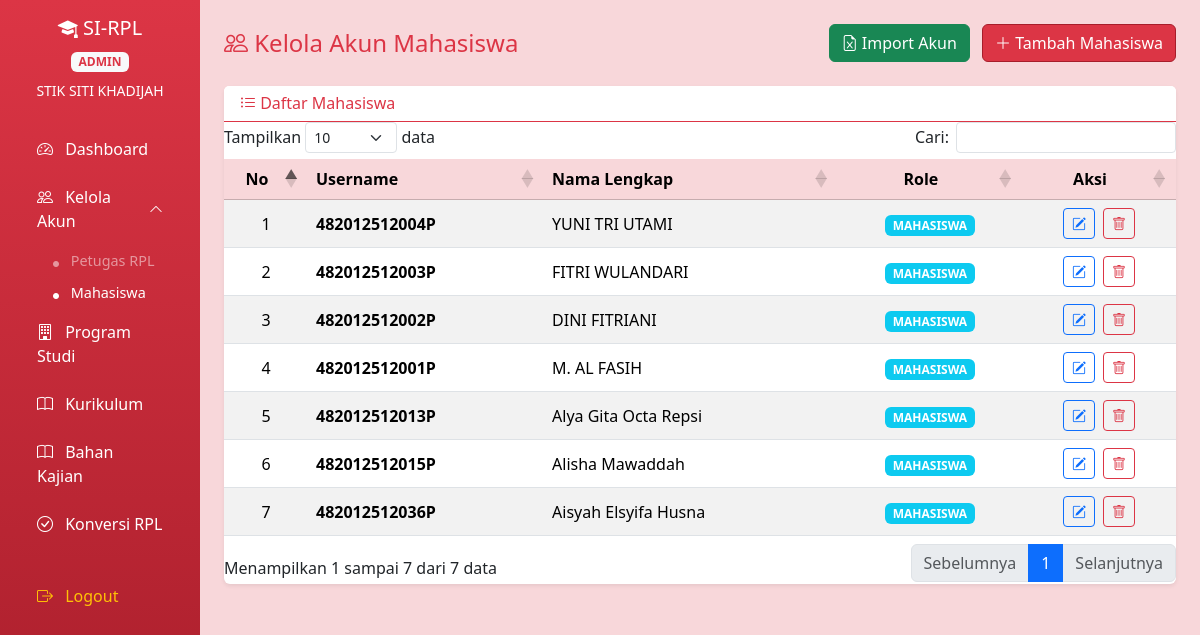
The page /dashboard.php?page=admin/kelola_akun&role=mahasiswa (signed in) on the database its author committed.
### tables this page shows
CREATE TABLE `users` (
  `id` int(11) NOT NULL,
  `username` varchar(50) NOT NULL,
  `password` varchar(255) NOT NULL,
  `role` enum('admin','rpl','mahasiswa') NOT NULL,
  `nama_lengkap` varchar(100) DEFAULT NULL,
  `created_at` timestamp NOT NULL DEFAULT current_timestamp()
);

### pages/admin/kelola_akun.php (the view, shortened to what this page needs)
<?php
$role = $_GET['role'] ?? 'mahasiswa';
$title = $role == 'rpl' ? 'Petugas RPL' : 'Mahasiswa';
?>
<div class="d-flex justify-content-between align-items-center mb-4 flex-wrap">
    <h4 class="text-danger m-0">
        <i class="bi bi-people"></i> Kelola Akun <?= $title; ?>
    </h4>
    <div>
        <button class="btn btn-success me-2" data-bs-toggle="modal" data-bs-target="#modalImportAkun">
            <i class="bi bi-file-earmark-excel"></i> Import Akun
        </button>
        <button class="btn btn-theme mt-2 mt-sm-0" data-bs-toggle="modal" data-bs-target="#modalTambah">
            <i class="bi bi-plus-lg"></i> Tambah <?= $title; ?>
        </button>
    </div>
</div>
<div class="card shadow-sm border-0">
    <div class="card-header bg-white border-bottom border-danger">
        <h6 class="mb-0 text-danger"><i class="bi bi-list-ul"></i> Daftar <?= $title; ?></h6>
    </div>
    <div class="card-body p-0">
        <div class="table-responsive">
            <table class="table table-hover table-striped mb-0 align-middle" id="tabelAkun">
                <thead class="table-danger">
                    <tr>
                        <th class="text-center" width="50">No</th>
                        <th>Username</th>
                        <th>Nama Lengkap</th>
                        <th class="text-center">Role</th>
                        <th class="text-center" width="120">Aksi</th>
                    </tr>
                </thead>
                <tbody>
                    <?php
                    $no = 1;
                    $q = $conn->prepare("SELECT * FROM users WHERE role = ? ORDER BY id DESC");
                    $q->bind_param("s", $role);
                    $q->execute();
                    $result = $q->get_result();
                    if ($result->num_rows == 0):
                    ?>
                    <tr>
                        <td colspan="5" class="text-center text-muted py-4">
                            <i class="bi bi-inbox fs-1 d-block mb-2 opacity-50"></i>
                            Belum ada data <?= strtolower($title); ?>
                        </td>
                    </tr>
                    <?php
                    else:
                        while($d = $result->fetch_assoc()):
                    ?>
                    <tr>
                        <td class="text-center"><?= $no++; ?></td>
                        <td class="fw-bold"><?= htmlspecialchars($d['username']); ?></td>
                        <td><?= htmlspecialchars($d['nama_lengkap']); ?></td>
                        <td class="text-center">
                            <span class="badge bg-<?= $d['role'] == 'admin' ? 'dark' : ($d['role'] == 'rpl' ? 'warning text-dark' : 'info') ?>">
                                <?= strtoupper($d['role']); ?>
                            </span>
                        </td>
                        <td class="text-center">
                            <a href="?page=admin/kelola_akun&role=<?= $role; ?>&edit=<?= $d['id']; ?>"
                               class="btn btn-sm btn-outline-primary me-1" title="Edit">
                                <i class="bi bi-pencil-square"></i>
                            </a>
                            <a href="?page=admin/kelola_akun&role=<?= $role; ?>&hapus=<?= $d['id']; ?>"
                               class="btn btn-sm btn-outline-danger"
                               onclick="return confirm('Yakin ingin menghapus <?= htmlspecialchars($d['nama_lengkap']); ?>?\n\nData yang dihapus tidak dapat dikembalikan!')"
                               title="Hapus">
                                <i class="bi bi-trash"></i>
                            </a>
                        </td>
                    </tr>
                    <?php
                        endwhile;
                    endif;
                    ?>
                </tbody>
            </table>
        </div>
    </div>
</div>

### includes/header.php (shortened to what this page needs)
<!DOCTYPE html>
<html lang="id">
<head>
    <link href="https://cdn.jsdelivr.net/npm/bootstrap@5.3.2/dist/css/bootstrap.min.css" rel="stylesheet">
    <link rel="stylesheet" href="https://cdn.jsdelivr.net/npm/bootstrap-icons@1.11.0/font/bootstrap-icons.css">
    <link rel="stylesheet" href="https://datatables.net">
    <link href="assets/css/custom.css" rel="stylesheet">
</head>
<body>
    <div class="container-fluid">
        <div class="row">

### includes/sidebar.php (shortened to what this page needs)
<nav id="sidebarMenu" class="col-md-3 col-lg-2 d-md-block sidebar collapse">
    <div class="position-sticky pt-3">
        <div class="text-center text-white mb-4 px-3 d-none d-md-block">
            <h5><i class="bi bi-mortarboard-fill"></i> SI-RPL</h5>
            <span class="badge bg-light text-danger"><?= strtoupper($_SESSION['role']); ?></span>
            <div class="mt-2 small"><?= $_SESSION['nama']; ?></div>
        </div>
        <ul class="nav flex-column" id="sidebar-nav">
            <li class="nav-item">
                <a class="nav-link text-white <?= !isset($_GET['page']) ? 'active' : '' ?>" href="dashboard.php">
                    <i class="bi bi-speedometer2 me-2"></i> Dashboard
                </a>
            </li>
            <?php if ($_SESSION['role'] == 'admin'): ?>
            <li class="nav-item">
                <a class="nav-link text-white d-flex justify-content-between align-items-center"
                   data-bs-toggle="collapse" href="#submenuAkun" role="button"
                   aria-expanded="false" aria-controls="submenuAkun">
                    <span><i class="bi bi-people me-2"></i> Kelola Akun</span>
                    <i class="bi bi-chevron-down small"></i>
                </a>
                <div class="collapse ps-3" id="submenuAkun" data-bs-parent="#sidebar-nav">
                    <ul class="nav flex-column">
                        <li class="nav-item">
                            <a class="nav-link text-white-50 py-1" href="?page=admin/kelola_akun&role=rpl">
                                <i class="bi bi-circle-fill me-2" style="font-size:6px"></i> Petugas RPL
                            </a>
                        </li>
                        <li class="nav-item">
                            <a class="nav-link text-white-50 py-1" href="?page=admin/kelola_akun&role=mahasiswa">
                                <i class="bi bi-circle-fill me-2" style="font-size:6px"></i> Mahasiswa
                            </a>
                        </li>
                    </ul>
                </div>
            </li>
            <li class="nav-item">
                <a class="nav-link text-white <?= ($_GET['page'] ?? '') == 'admin/kelola_prodi' ? 'active' : '' ?>"
                   href="?page=admin/kelola_prodi">
                    <i class="bi bi-building me-2"></i> Program Studi
                </a>
            </li>
            <li class="nav-item">
                <a class="nav-link text-white <?= ($_GET['page'] ?? '') == 'admin/kelola_kurikulum' ? 'active' : '' ?>"
                   href="?page=admin/kelola_kurikulum">
                    <i class="bi bi-book me-2"></i> Kurikulum
                </a>
            </li>
            <li class="nav-item">
                <a class="nav-link text-white <?= ($_GET['page'] ?? '') == 'admin/bahan_kajian' ? 'active' : '' ?>"
                   href="?page=admin/bahan_kajian">
                    <i class="bi bi-book me-2"></i> Bahan Kajian
                </a>
            </li>
            <li class="nav-item">
                <a class="nav-link text-white <?= ($_GET['page'] ?? '') == 'rpl/konversi' ? 'active' : '' ?>"
                   href="?page=rpl/konversi">
                    <i class="bi bi-check-circle me-2"></i> Konversi RPL
                </a>
            </li>
            <?php endif; ?>
            <li class="nav-item mt-4">
                <a class="nav-link text-warning" href="logout.php">
                    <i class="bi bi-box-arrow-right me-2"></i> Logout
                </a>
            </li>
        </ul>
    </div>
</nav>

### dashboard.php
<?php
    require 'config/database.php';
    include 'includes/header.php';
    include 'includes/sidebar.php';
?>
<main class="col-md-9 ms-sm-auto col-lg-10 px-md-4 py-4 bg-danger-subtle">
    <?php
    $page = $_GET['page'] ?? '';
    if ($page == ''):
    ?>
        <div class="d-flex justify-content-between flex-wrap flex-md-nowrap align-items-center pb-2 mb-4 border-bottom">
            <h1 class="h2 text-danger"><i class="bi bi-speedometer2"></i> Dashboard</h1>
        </div>
        <div class="row">
            <div class="col-md-4 mb-4">
                <div class="card border-danger h-100">
                    <div class="card-body">
                        <div class="d-flex justify-content-between align-items-center">
                            <div>
                                <h6 class="card-title text-muted mb-1">Selamat Datang</h6>
                                <h4 class="text-danger mb-0"><?= $_SESSION['nama']; ?></h4>
                                <small class="text-muted"><?= ucfirst($_SESSION['role']); ?></small>
                            </div>
                            <div class="fs-1 text-danger opacity-25"><i class="bi bi-person-circle"></i></div>
                        </div>
                    </div>
                </div>
            </div>
            <?php if($_SESSION['role'] == 'admin'): ?>
            <div class="col-md-4 mb-4">
                <div class="card border-danger h-100">
                    <div class="card-body">
                        <div class="d-flex justify-content-between align-items-center">
                            <div>
                                <h6 class="card-title text-muted mb-1">Total User</h6>
                                <?php
                                $q = $conn->query("SELECT COUNT(*) as total FROM users");
                                $d = $q->fetch_assoc();
                                ?>
                                <h4 class="text-danger mb-0"><?= $d['total']; ?></h4>
                            </div>
                            <div class="fs-1 text-danger opacity-25"><i class="bi bi-people"></i></div>
                        </div>
                    </div>
                </div>
            </div>
            <div class="col-md-4 mb-4">
                <div class="card border-danger h-100">
                    <div class="card-body">
                        <div class="d-flex justify-content-between align-items-center">
                            <div>
                                <h6 class="card-title text-muted mb-1">Total Konversi</h6>
                                <?php
                                $q = $conn->query("SELECT COUNT(*) as total FROM konversi_header");
                                $d = $q->fetch_assoc();
                                ?>
                                <h4 class="text-danger mb-0"><?= $d['total']; ?></h4>
                            </div>
                            <div class="fs-1 text-danger opacity-25"><i class="bi bi-file-earmark-text"></i></div>
                        </div>
                    </div>
                </div>
            </div>
            <?php endif; ?>
        </div>
    <?php
    else:
        $file = "pages/$page.php";
        if (file_exists($file)) {
            include $file;
        } else {
            echo '<div class="alert alert-danger">Halaman tidak ditemukan!</div>';
        }
    endif;
    ?>
</main>
<?php include 'includes/footer.php'; ?>

### includes/footer.php (shortened to what this page needs)
        </div>
    </div>
    <link rel="stylesheet" href="https://cdn.datatables.net/1.13.7/css/dataTables.bootstrap5.min.css">
    <link rel="stylesheet" href="https://cdn.datatables.net/buttons/2.4.2/css/buttons.bootstrap5.min.css">
</body>
</html>

### assets/css/custom.css (style rules this page uses)
:root { --primary-red: #dc3545; --dark-red: #a71d2a; --light-red: #f8d7da; }
body { background-color: #f4f6f9; }
.sidebar { min-height: 100vh; background: linear-gradient(180deg, #dc3545 0%, #a71d2a 100%); box-shadow: 2px 0 10px rgba(0,0,0,0.1); }
.sidebar .nav-link { color: rgba(255,255,255,0.85); border-radius: 5px; margin: 2px 10px; padding: 10px 15px; transition: all 0.3s ease; }
.sidebar .collapse .nav-link { font-size: 0.9rem; padding: 6px 15px; margin: 1px 10px; }
.sidebar .nav-link[aria-expanded="true"] .bi-chevron-down { transform: rotate(180deg); transition: transform 0.3s ease; }
main { min-height: 100vh; }
.btn-theme { background-color: var(--primary-red); border-color: var(--dark-red); color: white; }
.table thead { background-color: var(--primary-red) !important; color: white; }

### rows shown on the page
users: username "482012512004P", nama_lengkap "YUNI TRI UTAMI", role "MAHASISWA"
users: username "482012512003P", nama_lengkap "FITRI WULANDARI", role "MAHASISWA"
users: username "482012512002P", nama_lengkap "DINI FITRIANI", role "MAHASISWA"
users: username "482012512001P", nama_lengkap "M. AL FASIH", role "MAHASISWA"
users: username "482012512013P", nama_lengkap "Alya Gita Octa Repsi", role "MAHASISWA"
users: username "482012512015P", nama_lengkap "Alisha Mawaddah", role "MAHASISWA"
users: username "482012512036P", nama_lengkap "Aisyah Elsyifa Husna", role "MAHASISWA"

### other values the page prints
$_SESSION['role'] "ADMIN"
$_SESSION['nama'] "STIK SITI KHADIJAH"
$title "Mahasiswa"
